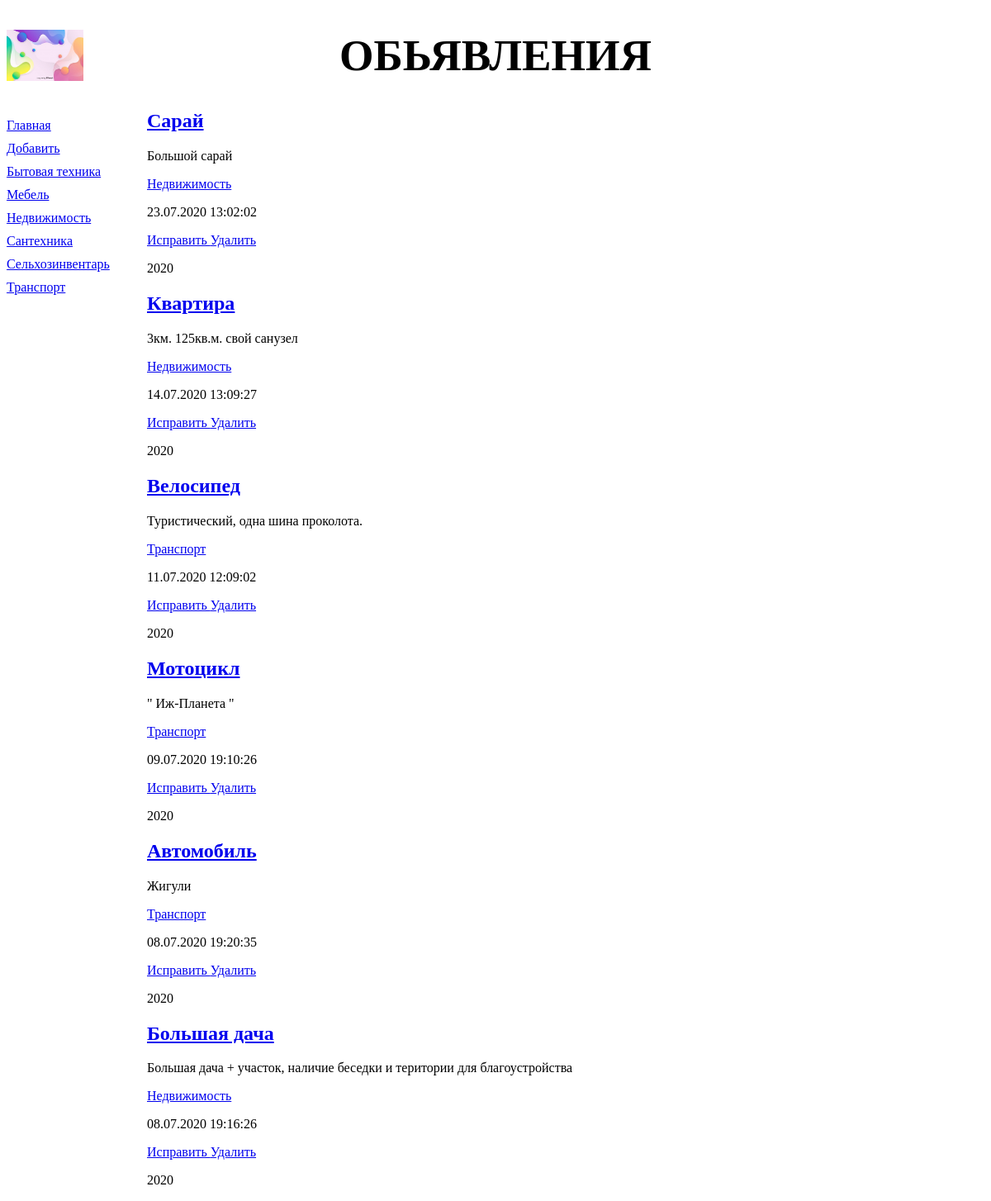
The app's page /bboard/, older data.
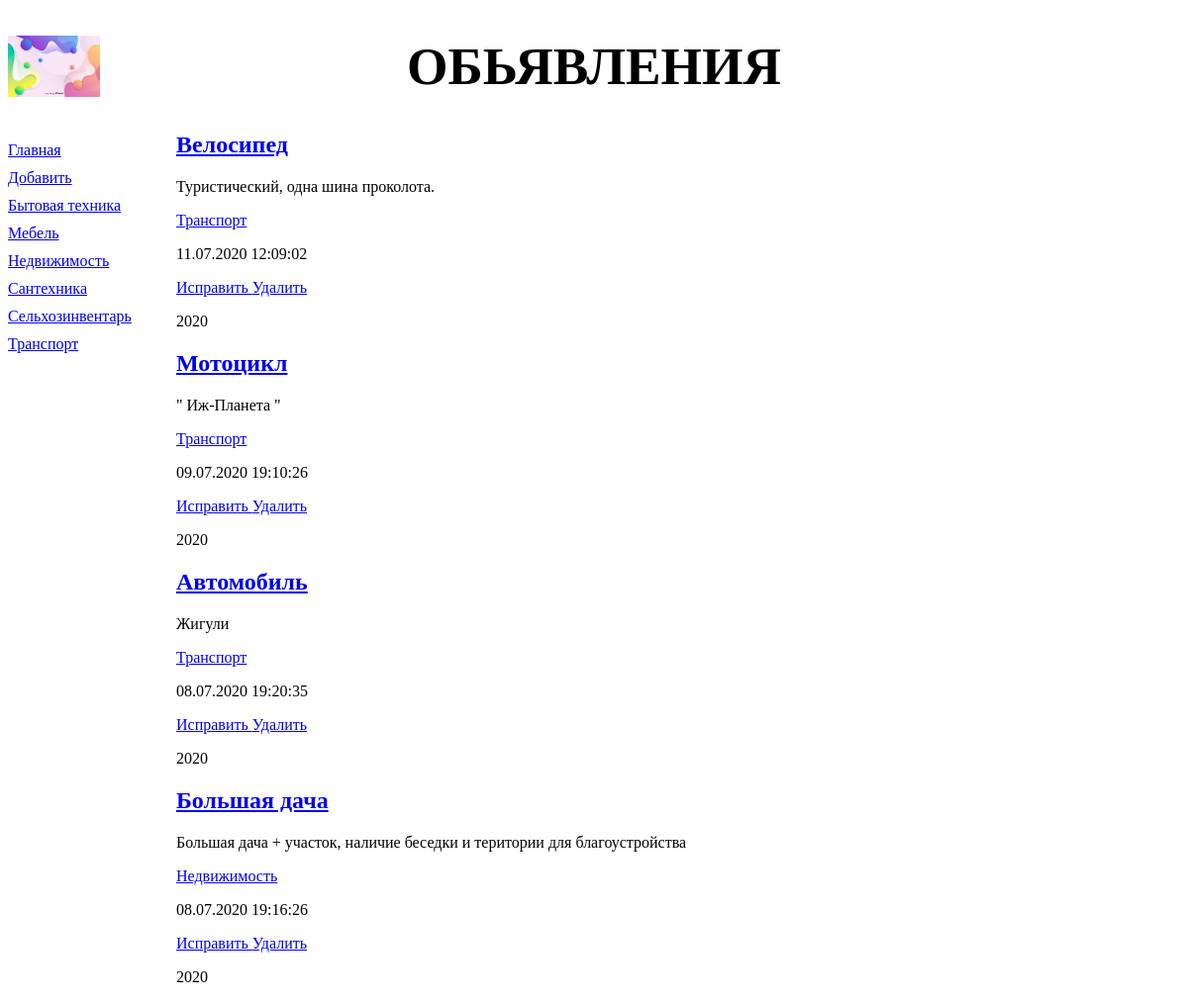
The same page, newer data.
### bboard/models.py (models this page shows, shortened)
class Rubric(models.Model):
    name = models.CharField(max_length=20, db_index=True, verbose_name='Название')
    objects = RubricManager()
    class Meta:
        verbose_name_plural = 'Рубрики'
        verbose_name = 'Рубрика'
        ordering = ['name']

class Bb(models.Model):
    KINDS = (
        (None, 'Выберете разряд публикуемого обьявления'),
        ('b', 'Куплю'),
        ('s', 'Продам'),
        ('c', 'Обменяю')
    )
    title = models.CharField(max_length=50, verbose_name='Товар')
    content = models.TextField(null=True, blank=True, verbose_name='Описание')
    price = models.FloatField(null=True, blank=True, verbose_name='Цена')
    published = models.DateTimeField(auto_now_add=True, db_index=True, verbose_name='Опубликовано')
    rubric = models.ForeignKey('Rubric', null=True, on_delete=models.PROTECT, verbose_name='Рубрика')
    kind = models.CharField(max_length=1, choices=KINDS, default='b', verbose_name='Вид обьявления')
    objects = models.Manager()
    reverse = BbManager()
    class Meta:
        verbose_name_plural = 'Обьявления'
        verbose_name = 'Обьявление'
        ordering = ['-published']

### bboard/views.py (the view)
# urls.py: path('', BbIndexView.as_view(), name='index'),
class BbIndexView(ArchiveIndexView):
    model = Bb
    date_field = 'published'
    template_name = 'bboard/index.html'
    context_object_name = 'bbs'
    allow_empty = True
    def get_context_data(self, *args, **kwargs):
        context = super().get_context_data(**kwargs)
        context['rubrics'] = Rubric.objects.all()
        return context

### bboard/models.py (called while the page is built)
    def get_queryset(self):
        return RubricQuerySet(self.model, using=self._db)

### bboard/templates/bboard/index.html
{% extends 'layout/basic.html' %}
{% block content %}
{% for bb in bbs %}
        <div class='b'>
            <h2> <a href="{% url 'detail' pk=bb.pk  %}">{{bb.title}} </a></h2>
            <p> {{ bb.content }} </p>
            <p> <a href='/bboard/{{ bb.rubric.pk }}/'>
            {{ bb.rubric.name }} </a> </p>
            <p> {{ bb.published|date:"d.m.Y H:i:s" }} </p>
            <p>
                <a href="{% url 'edit' pk=bb.pk %}"> Исправить </a>
                <a href="{% url 'delete' pk=bb.pk %}"> Удалить </a>
            </p>
        </div>
        <p>
            {% for d in date_list %}
            {{ d.year }}
            {% endfor %}
        </p>
{% endfor %}
{% endblock %}

### bboard/templates/layout/basic.html (shortened to what this page needs)
{% load static %}
<!DOCTYPE html>
<html>
    <head>
        <link rel="stylesheet" type="text/css"
        href="{% static 'bboard/style.css' %}">
    </head>
    <body>
        <header>
            <h1> Обьявления </h1>
        </header>
        <nav>
            <a href="{% url 'index' %}"> Главная </a>
            <a href="{% url 'add' %}"> Добавить </a>
            {% for rubric in rubrics %}
            <a href="{% url 'by_rubric' rubric.pk %}"> {{ rubric.name }} </a>
            {% endfor %}
        </nav>
        <section>
        {% block content %}
        {% endblock %}
        </section>
    </body>
    </head>
</html>

Row changes from the older to the newer data that the page shows:
removed Bb: title "Сарай", content "Большой сарай", rubric.name "Недвижимость", published "23.07.2020 13:02:02", year "2020"
removed Bb: title "Квартира", content "3км. 125кв.м. свой санузел", rubric.name "Недвижимость", published "14.07.2020 13:09:27", year "2020"
